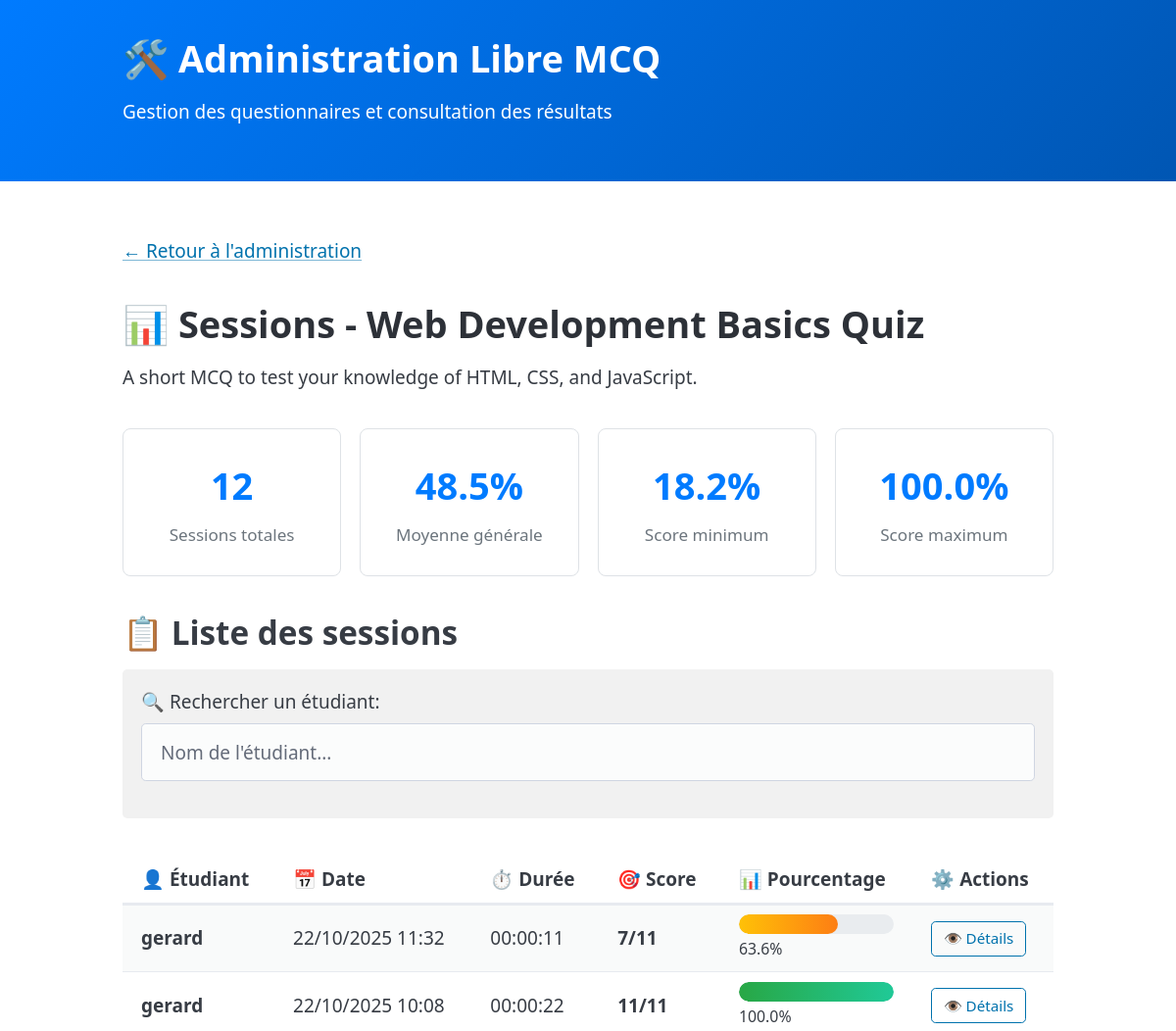
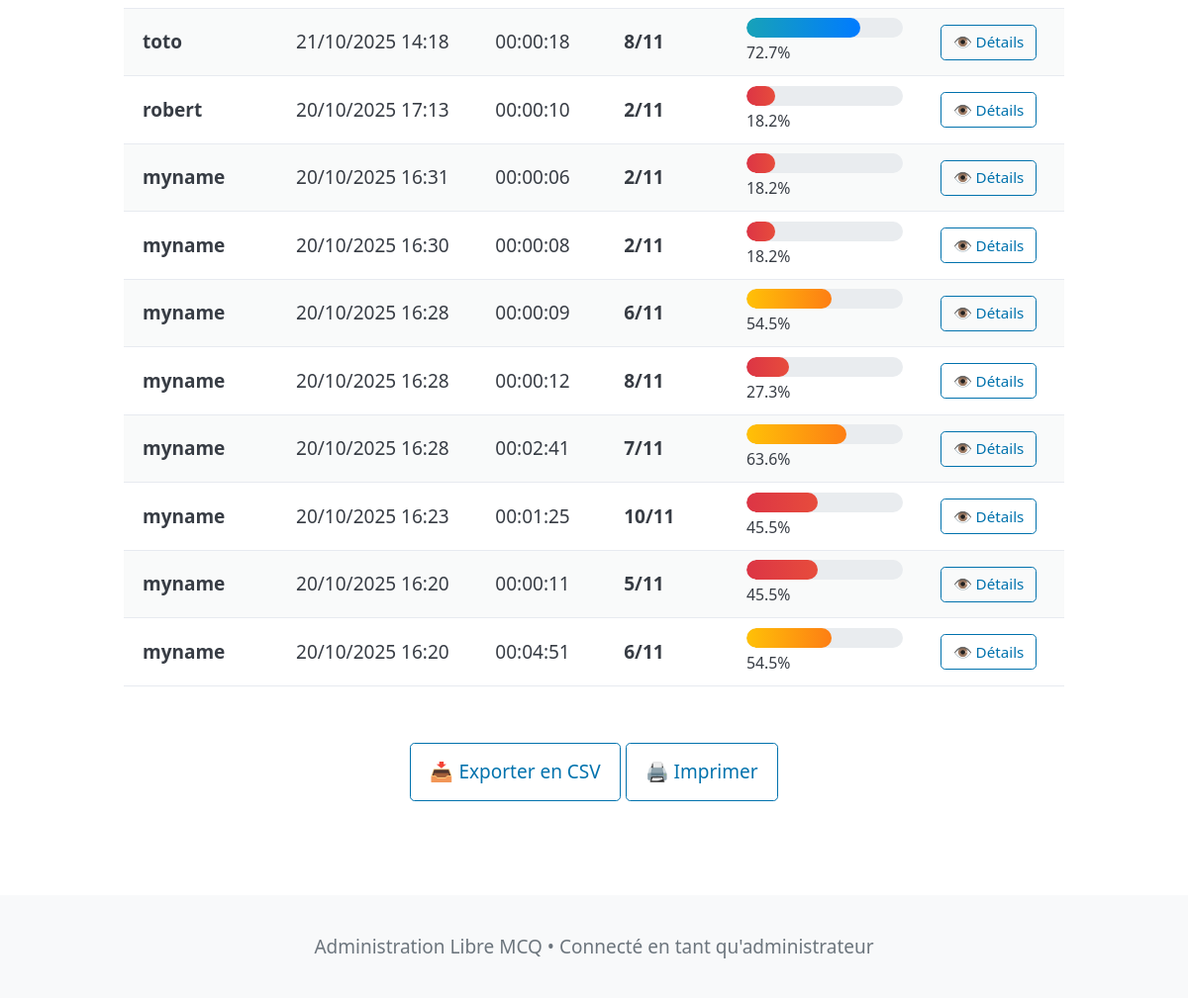
Page /admin/mcq_sessions.php?id=bac on the committed database (2 pictures, top to bottom).
### tables this page shows
CREATE TABLE sessions (
    id INTEGER PRIMARY KEY AUTOINCREMENT,
    mcq_id VARCHAR(255) NOT NULL,
    student_name VARCHAR(255),
    start_time DATETIME DEFAULT CURRENT_TIMESTAMP,
    end_time DATETIME,
    total_score INTEGER DEFAULT 0,
    max_score INTEGER DEFAULT 0,
    percentage DECIMAL(5,2) DEFAULT 0.00,
    status VARCHAR(50) DEFAULT 'in_progress' -- 'in_progress', 'completed'
);

### admin/mcq_sessions.php (called while the page is built, shortened)
<?php
require_once '../incs/functions.php';
require_once '../incs/model.php';
$mcq_id = str_replace('.', '', ($_GET['id'] ?? ''));
$mcq_data = read_mcq_data("../data/" . $mcq_id);
$sessions = [];
$mcq_stats = null;
try {
    $sessions = get_mcq_sessions($mcq_id);
    $mcq_stats = get_mcq_statistics($mcq_id);
} catch (Exception $e) {
}
require_once '../templates/admin/mcq_sessions.php';

### incs/functions.php (called while the page is built, shortened)
<?php
    function read_mcq_data($mcq_dir)
    {
        $result = null;
        $data_file = $mcq_dir . DIRECTORY_SEPARATOR . 'mcq.json';
        if (file_exists($data_file))
        {
            $json_content = file_get_contents($data_file);
            $result = json_decode($json_content, true);
        }
        if (file_exists($mcq_dir . DIRECTORY_SEPARATOR . 'status.txt'))
        {
            $result['status'] = trim(file_get_contents($mcq_dir . DIRECTORY_SEPARATOR . 'status.txt'));
        }
        if (file_exists($mcq_dir . DIRECTORY_SEPARATOR . 'ai_protect.txt'))
        {
            $result['ai_protect'] = filter_var(trim(file_get_contents($mcq_dir . DIRECTORY_SEPARATOR . 'ai_protect.txt')), FILTER_VALIDATE_BOOLEAN);
        }
        $result['id'] = basename($mcq_dir);
        return $result;
    }

### incs/model.php (called while the page is built, shortened)
<?php
function get_database_connection($db_path = null) {
    if ($db_path === null) {
        $db_path = __DIR__ . '/../data/database.sqlite';
    }
    try {
        $pdo = new PDO("sqlite:$db_path");
        $pdo->setAttribute(PDO::ATTR_ERRMODE, PDO::ERRMODE_EXCEPTION);
        $pdo->setAttribute(PDO::ATTR_DEFAULT_FETCH_MODE, PDO::FETCH_ASSOC);
        return $pdo;
    } catch (PDOException $e) {
        throw new Exception("Erreur de connexion à la base de données : " . $e->getMessage());
    }
}
function get_mcq_sessions($mcq_id) {
    try {
        $pdo = get_database_connection();
        $stmt = $pdo->prepare("
                SELECT id, student_name, start_time, end_time, total_score, max_score, percentage, status
                FROM sessions
                WHERE mcq_id = ?
                AND status = 'completed'
                ORDER BY end_time DESC
            ");
        $stmt->execute([$mcq_id]);
        return $stmt->fetchAll();
    } catch (PDOException $e) {
        throw new Exception("Erreur lors de la récupération des sessions : " . $e->getMessage());
    }
}
function get_mcq_statistics($mcq_id) {
    try {
        $pdo = get_database_connection();
        $stmt = $pdo->prepare("
                SELECT
                    COUNT(*) as total_sessions,
                    AVG(percentage) as average_percentage,
                    MIN(percentage) as min_percentage,
                    MAX(percentage) as max_percentage,
                    AVG(total_score) as average_score,
                    MIN(total_score) as min_score,
                    MAX(total_score) as max_score
                FROM sessions
                WHERE mcq_id = ? AND status = 'completed'
            ");
        $stmt->execute([$mcq_id]);
        return $stmt->fetch();
    } catch (PDOException $e) {
        throw new Exception("Erreur lors du calcul des statistiques : " . $e->getMessage());
    }
}

### templates/admin/mcq_sessions.php (the view, shortened to what this page needs)
<?php require_once '../templates/admin/incs/header.php'; ?>
    <main class="container">
        <nav class="mb-4">
            <a href="index.php">← Retour à l'administration</a>
        </nav>
        <section>
            <h1>📊 Sessions - <?= htmlspecialchars($mcq_data['title']) ?></h1>
            <p><?= htmlspecialchars($mcq_data['description']) ?></p>
        </section>
        <?php if ($mcq_stats && $mcq_stats['total_sessions'] > 0): ?>
            <section class="grid my-4">
                <div class="stat-card">
                    <div class="stat-number"><?= $mcq_stats['total_sessions'] ?></div>
                    <div class="stat-label">Sessions totales</div>
                </div>
                <div class="stat-card">
                    <div class="stat-number"><?= number_format($mcq_stats['average_percentage'], 1) ?>%</div>
                    <div class="stat-label">Moyenne générale</div>
                </div>
                <div class="stat-card">
                    <div class="stat-number"><?= number_format($mcq_stats['min_percentage'], 1) ?>%</div>
                    <div class="stat-label">Score minimum</div>
                </div>
                <div class="stat-card">
                    <div class="stat-number"><?= number_format($mcq_stats['max_percentage'], 1) ?>%</div>
                    <div class="stat-label">Score maximum</div>
                </div>
            </section>
        <?php endif; ?>
        <section>
            <h2>📋 Liste des sessions</h2>
            <?php if (empty($sessions)): ?>
                <article>
                    <p style="text-align: center; color: #6c757d;">
                        Aucune session enregistrée pour ce MCQ.
                    </p>
                </article>
            <?php else: ?>
                <article class="pico-background-grey-50 no-shadow filter-controls">
                    <label for="search">🔍 Rechercher un étudiant:</label>
                    <input type="text" id="search" placeholder="Nom de l'étudiant..." onkeyup="filterSessions()">
                </article>
                <div style="overflow-x: auto;">
                    <table class="session-table mt-2 striped" id="sessionsTable">
                        <thead>
                            <tr>
                                <th>👤 Étudiant</th>
                                <th>📅 Date</th>
                                <th>⏱️ Durée</th>
                                <th>🎯 Score</th>
                                <th>📊 Pourcentage</th>
                                <th>⚙️ Actions</th>
                            </tr>
                        </thead>
                        <tbody>
                            <?php foreach ($sessions as $session): ?>
                                <?php
                                $start_time = new DateTime($session['start_time']);
                                $end_time = new DateTime($session['end_time']);
                                $duration = $start_time->diff($end_time);
                                $percentage = floatval($session['percentage']);
                                $score_class = 'score-poor';
                                if ($percentage >= 80) $score_class = 'score-excellent';
                                elseif ($percentage >= 65) $score_class = 'score-good';
                                elseif ($percentage >= 50) $score_class = 'score-average';
                                ?>
                                <tr>
                                    <td>
                                        <strong><?= htmlspecialchars($session['student_name']) ?></strong>
                                    </td>
                                    <td>
                                        <?= $end_time->format('d/m/Y H:i') ?>
                                    </td>
                                    <td>
                                        <?= $duration->format('%H:%I:%S') ?>
                                    </td>
                                    <td>
                                        <strong><?= $session['total_score'] ?>/<?= $session['max_score'] ?></strong>
                                    </td>
                                    <td>
                                        <div class="score-bar">
                                            <div class="score-fill <?= $score_class ?>"
                                                 style="width: <?= min(100, $percentage) ?>%">
                                            </div>
                                        </div>
                                        <small><?= number_format($percentage, 1) ?>%</small>
                                    </td>
                                    <td>
                                        <a href="session_details.php?id=<?= $session['id'] ?>"
                                           role="button"
                                           class="outline"
                                           style="font-size: 0.8em; padding: 0.3rem 0.6rem;">
                                            👁️ Détails
                                        </a>
                                    </td>
                                </tr>
                            <?php endforeach; ?>
                        </tbody>
                    </table>
                </div>
                <div style="margin-top: 2rem; text-align: center;">
                    <button onclick="exportToCSV()" role="button" class="outline">
                        📥 Exporter en CSV
                    </button>
                    <button onclick="window.print()" role="button" class="outline">
                        🖨️ Imprimer
                    </button>
                </div>
            <?php endif; ?>
        </section>
    </main>
<?php require_once '../templates/admin/incs/footer.php'; ?>

### templates/admin/incs/header.php (shortened to what this page needs)
<!DOCTYPE html>
<html lang="en">
<head>
    <link rel="stylesheet" href="../assets/pico.min.css">
    <link rel="stylesheet" href="../assets/pico.colors.min.css">
    <link rel="stylesheet" href="../assets/styles.css">
</head>
<body>
    <header class="admin-header">
        <div class="container">
            <h1>🛠️ Administration Libre MCQ</h1>
            <p>Gestion des questionnaires et consultation des résultats</p>
        </div>
    </header>

### templates/admin/incs/footer.php
    <footer style="margin-top: 3rem; padding: 2rem 0; background: #f8f9fa; text-align: center;">
        <div class="container">
            <p style="margin: 0; color: #6c757d;">
                Administration Libre MCQ • Connecté en tant qu'administrateur
            </p>
        </div>
    </footer>
</body>
</html>

### assets/styles.css (style rules this page uses)
.mt-2 { margin-top: 1rem; }
.mb-4 { margin-bottom: 2rem; }
.my-4 { margin-top: 2rem; margin-bottom: 2rem; }
.no-shadow { box-shadow: none !important; }
.admin-header { background: linear-gradient(135deg, #007bff, #0056b3); color: white; padding: 2rem 0; margin-bottom: 2rem; }
.admin-header h1, .admin-header p { color: white; }
.stat-number { font-size: 1.5em; font-weight: bold; color: #007bff; }
.stat-label { font-size: 0.9em; color: #6c757d; margin-top: 0.25rem; }
.score-bar { background: #e9ecef; border-radius: 10px; height: 20px; overflow: hidden; position: relative; }
.score-fill { height: 100%; border-radius: 10px; transition: width 0.3s ease; }
.score-excellent { background: linear-gradient(90deg, #28a745, #20c997); }
.score-good { background: linear-gradient(90deg, #17a2b8, #007bff); }
.score-average { background: linear-gradient(90deg, #ffc107, #fd7e14); }
.score-poor { background: linear-gradient(90deg, #dc3545, #e74c3c); }
.stat-card { background: white; border: 1px solid #dee2e6; border-radius: 8px; padding: 1.5rem; text-align: center; }
.stat-number { font-size: 2em; font-weight: bold; color: #007bff; }
.stat-label { color: #6c757d; margin-top: 0.5rem; }

### rows in the picture
sessions: student_name "gerard", end_time "22/10/2025 11:32", $duration->format('%H:%I:%S') "00:00:11", total_score "7", max_score "11", percentage "63.6"
sessions: student_name "gerard", end_time "22/10/2025 10:08", $duration->format('%H:%I:%S') "00:00:22", total_score "11", max_score "11", percentage "100.0"
sessions: student_name "toto", end_time "21/10/2025 14:18", $duration->format('%H:%I:%S') "00:00:18", total_score "8", max_score "11", percentage "72.7"
sessions: student_name "robert", end_time "20/10/2025 17:13", $duration->format('%H:%I:%S') "00:00:10", total_score "2", max_score "11", percentage "18.2"
sessions: student_name "myname", end_time "20/10/2025 16:31", $duration->format('%H:%I:%S') "00:00:06", total_score "2", max_score "11", percentage "18.2"
sessions: student_name "myname", end_time "20/10/2025 16:30", $duration->format('%H:%I:%S') "00:00:08", total_score "2", max_score "11", percentage "18.2"
sessions: student_name "myname", end_time "20/10/2025 16:28", $duration->format('%H:%I:%S') "00:00:09", total_score "6", max_score "11", percentage "54.5"
sessions: student_name "myname", end_time "20/10/2025 16:28", $duration->format('%H:%I:%S') "00:00:12", total_score "8", max_score "11", percentage "27.3"
sessions: student_name "myname", end_time "20/10/2025 16:28", $duration->format('%H:%I:%S') "00:02:41", total_score "7", max_score "11", percentage "63.6"
sessions: student_name "myname", end_time "20/10/2025 16:23", $duration->format('%H:%I:%S') "00:01:25", total_score "10", max_score "11", percentage "45.5"
sessions: student_name "myname", end_time "20/10/2025 16:20", $duration->format('%H:%I:%S') "00:00:11", total_score "5", max_score "11", percentage "45.5"
sessions: student_name "myname", end_time "20/10/2025 16:20", $duration->format('%H:%I:%S') "00:04:51", total_score "6", max_score "11", percentage "54.5"

### other values in the picture
$mcq_data['title'] "Web Development Basics Quiz"
$mcq_data['description'] "A short MCQ to test your knowledge of HTML, CSS, and JavaScript."
$mcq_stats['total_sessions'] "12"
$mcq_stats['average_percentage'] "48.5"
$mcq_stats['min_percentage'] "18.2"
$mcq_stats['max_percentage'] "100.0"
